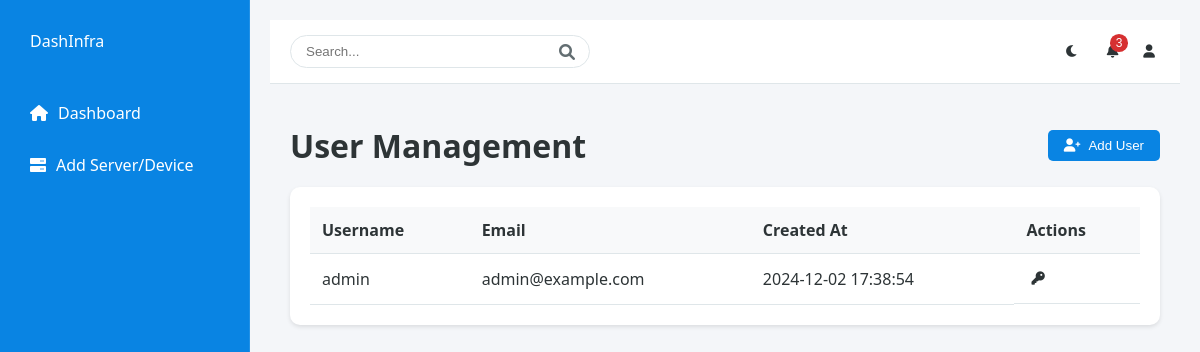
Page /users (signed in) on the earlier database version.
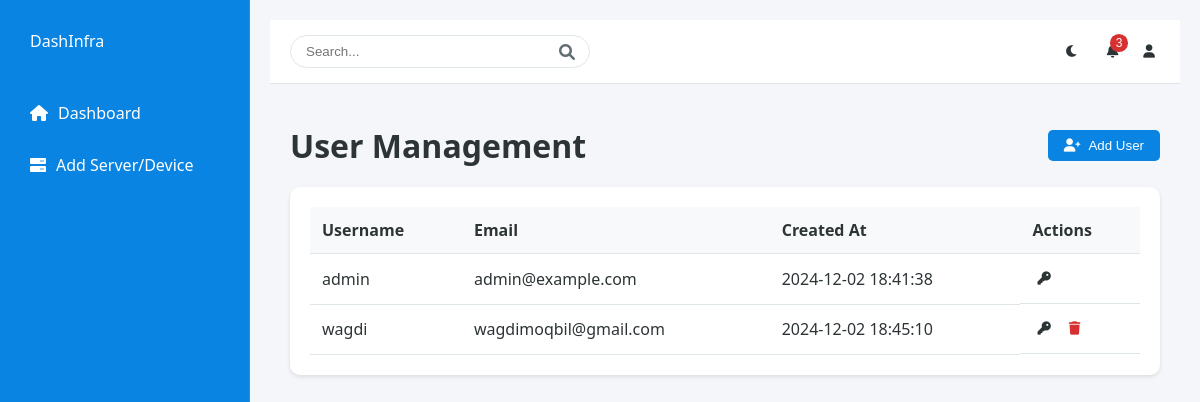
Same page on the later database version.
### models.py (models this page shows, shortened)
class User(UserMixin, db.Model):
    id = db.Column(db.Integer, primary_key=True)
    username = db.Column(db.String(80), unique=True, nullable=False)
    email = db.Column(db.String(120), unique=True, nullable=False)
    password_hash = db.Column(db.String(128))
    is_admin = db.Column(db.Boolean, default=False)
    devices = db.relationship('Device', backref='owner', lazy=True)
    created_at = db.Column(db.DateTime, default=datetime.utcnow)

### app.py (the view)
@app.route('/users')
@login_required
def manage_users():
    if not current_user.is_admin:
        flash('Access denied. Admin privileges required.', 'error')
        return redirect(url_for('dashboard'))
    users = User.query.all()
    return render_template('users.html', users=users)

### app.py (called while the page is built)
@login_manager.user_loader
def load_user(user_id):
    return User.query.get(int(user_id))

### templates/users.html (shortened to what this page needs)
{% extends "dashboard.html" %}
{% block content %}
<div class="dashboard-content">
    <div class="section-header">
        <h1>User Management</h1>
        <button class="action-btn" onclick="document.getElementById('addUserModal').style.display='block'">
            <i class="fas fa-user-plus"></i> Add User
        </button>
    </div>
    <div class="data-table">
        <table>
            <thead>
                <tr>
                    <th>Username</th>
                    <th>Email</th>
                    <th>Created At</th>
                    <th>Actions</th>
                </tr>
            </thead>
            <tbody>
                {% for user in users %}
                <tr>
                    <td>{{ user.username }}</td>
                    <td>{{ user.email }}</td>
                    <td>{{ user.created_at.strftime('%Y-%m-%d %H:%M:%S') }}</td>
                    <td class="actions">
                        <button class="icon-btn" onclick="openResetPasswordModal('{{ user.id }}')">
                            <i class="fas fa-key"></i>
                        </button>
                        {% if user.username != 'admin' %}
                        <button class="icon-btn delete-btn" onclick="deleteUser('{{ user.id }}')">
                            <i class="fas fa-trash"></i>
                        </button>
                        {% endif %}
                    </td>
                </tr>
                {% endfor %}
            </tbody>
        </table>
    </div>
</div>
{% endblock %}

### templates/dashboard.html (shortened to what this page needs)
{% extends "base.html" %}

### templates/base.html (shortened to what this page needs)
<!DOCTYPE html>
<html lang="en">
<head>
    <link rel="stylesheet" href="{{ url_for('static', filename='css/styles.css') }}">
    <link rel="stylesheet" href="https://cdnjs.cloudflare.com/ajax/libs/font-awesome/6.0.0/css/all.min.css">
</head>
<body>
    <div class="container">
        {% if current_user.is_authenticated %}
        <nav class="sidebar">
            <div class="logo">
                <span>DashInfra</span>
            </div>
            <ul class="nav-links">
                <li>
                    <a href="{{ url_for('dashboard') }}">
                        <i class="fas fa-home"></i>
                        <span>Dashboard</span>
                    </a>
                </li>
                <li>
                    <a href="{{ url_for('add_server') }}">
                        <i class="fas fa-server"></i>
                        <span>Add Server/Device</span>
                    </a>
                </li>
            </ul>
        </nav>
        {% endif %}
        <div class="main-content">
            {% if current_user.is_authenticated %}
            <header>
                <div class="header-content">
                    <div class="search-bar">
                        <input type="text" placeholder="Search...">
                        <i class="fas fa-search"></i>
                    </div>
                    <div class="header-icons">
                        <button id="theme-toggle" class="icon-btn" title="Toggle Theme">
                            <i class="fas fa-moon"></i>
                        </button>
                        <div class="notification-section">
                            <button class="icon-btn notification-btn" title="Notifications">
                                <i class="fas fa-bell"></i>
                                <span class="notification-badge">3</span>
                            </button>
                        </div>
                        <div class="profile-section">
                            <button class="icon-btn profile-btn" title="Profile Menu">
                                <i class="fas fa-user"></i>
                            </button>
                        </div>
                    </div>
                </div>
            </header>
            {% endif %}
            {% block content %}{% endblock %}
        </div>
    </div>
</body>
</html>

### static/css/styles.css (style rules this page uses)
:root { --bg-color: #f4f6f9; --card-bg: #ffffff; --text-primary: #2d3436; --text-secondary: #636e72; --border-color: #dfe6e9; --primary-color: #0984e3; --secondary-color: #636e72; --danger-color: #d63031; --success-color: #00b894; --card-shadow: 0 2px 4px rgba(0, 0, 0, 0.1); --hover-bg: #f8f9fa; --hover-color: #0769b3; --input-bg: #ffffff; --sidebar-bg: #ffffff; --header-bg: #ffffff; --dropdown-bg: #ffffff; }
* { margin: 0; padding: 0; box-sizing: border-box; transition: background-color 0.3s, color 0.3s; }
body { font-family: 'Segoe UI', Tahoma, Geneva, Verdana, sans-serif; background-color: var(--bg-color); color: var(--text-primary); min-height: 100vh; }
.container { display: flex; min-height: 100vh; }
.sidebar { width: 250px; background-color: #0984e3; padding: 20px; border-right: 1px solid rgba(255, 255, 255, 0.1); }
.logo { display: flex; align-items: center; padding: 10px; margin-bottom: 30px; color: #ffffff; }
.nav-links { list-style: none; }
.nav-links li { margin-bottom: 10px; }
.nav-links a { display: flex; align-items: center; padding: 10px; color: #ffffff; text-decoration: none; border-radius: 5px; transition: background-color 0.3s; }
.nav-links i { margin-right: 10px; }
.main-content { flex: 1; padding: 20px; background-color: var(--bg-color); }
header { background-color: var(--header-bg); padding: 15px 20px; border-bottom: 1px solid var(--border-color); margin-bottom: 20px; }
.header-content { display: flex; justify-content: space-between; align-items: center; }
.search-bar { position: relative; width: 300px; }
.search-bar input { width: 100%; padding: 8px 35px 8px 15px; border-radius: 20px; border: 1px solid var(--border-color); background-color: var(--input-bg); color: var(--text-primary); }
.search-bar i { position: absolute; right: 15px; top: 50%; transform: translateY(-50%); color: var(--text-secondary); }
.header-icons { display: flex; align-items: center; gap: 15px; }
.icon-btn { background: none; border: none; color: var(--text-primary); cursor: pointer; position: relative; padding: 5px; }
.profile-section { position: relative; }
.notification-badge { position: absolute; top: -5px; right: -5px; background-color: var(--danger-color); color: white; border-radius: 50%; padding: 2px 6px; font-size: 12px; }
#theme-toggle { padding: 8px; border-radius: 50%; transition: background-color 0.3s; }
.dashboard-content { padding: 20px; }
#theme-toggle { cursor: pointer; padding: 8px; border-radius: 50%; border: none; background: transparent; color: var(--text-primary); transition: background-color 0.3s; }
.data-table { background-color: var(--card-bg); }
.data-table th { background-color: var(--hover-bg); color: var(--text-primary); }
.data-table td { color: var(--text-primary); border-bottom: 1px solid var(--border-color); }
.action-btn { background-color: var(--primary-color); color: white; }
.delete-btn { color: var(--danger-color); }
.notification-section { position: relative; }

### templates/users.html (style rules this page uses)
.section-header { display: flex; justify-content: space-between; align-items: center; margin-bottom: 20px; }
.data-table { background: var(--card-bg); border-radius: 10px; padding: 20px; box-shadow: var(--card-shadow); margin-top: 20px; }
.data-table table { width: 100%; border-collapse: collapse; }
.data-table th, .data-table td { padding: 12px; text-align: left; border-bottom: 1px solid var(--border-color); }
.data-table th { font-weight: 600; color: var(--text-primary); }
.actions { display: flex; gap: 8px; }
.action-btn { background: var(--primary-color); color: white; border: none; padding: 8px 16px; border-radius: 5px; cursor: pointer; display: flex; align-items: center; gap: 8px; }
.delete-btn { color: var(--danger-color); }

Differences in the rows shown:
changed User "admin": created_at "2024-12-02 17:38:54" → "2024-12-02 18:41:38"
added User: username "wagdi", email "wagdimoqbil@gmail.com", created_at "2024-12-02 18:45:10"
